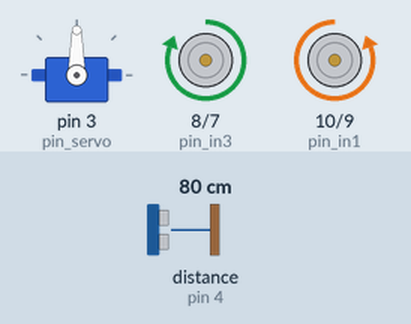
Simulated run of this sketch. Board: Arduino Uno, built with avr-gcc and run on an emulated ATmega328P. Shown: servo, motor-driver pin pairs drawn as motors (green arrow = first pin HIGH = forward, orange = second pin HIGH = backward, longer = more drive). Wiring (inferred from the names in the program): ultrasonic range finder: trigger pin 5; echo pin 4. Inputs (shaded band) come from the test bench; at power-on: distance to the obstacle (sensor on pin 4) 80 cm. The echo pulse lasts 58.3 µs per cm.

Above: at 2.2 s.
2.3 s: distance to the obstacle (sensor on pin 4) set to 18 cm
3.8 s: distance to the obstacle (sensor on pin 4) set to 14 cm
At 4.6 s:
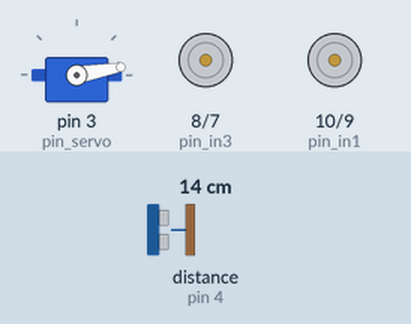
6.8 s: distance to the obstacle (sensor on pin 4) set to 35 cm
At 7.27 s:
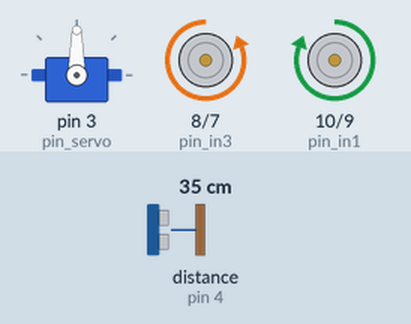
8.9 s: distance to the obstacle (sensor on pin 4) set to 2 cm
At 10.5 s:
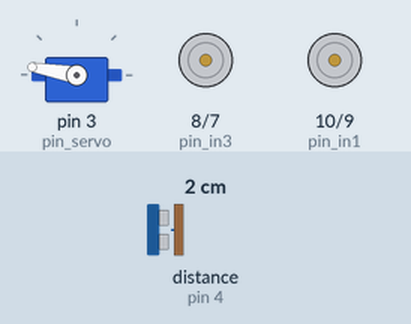
Timing chart, 0 to 12.9 s (numbered marks = the images above; inputs shaded):
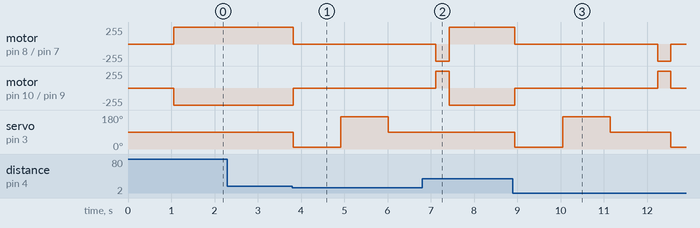

The sketch:

E1.ino
```cpp
/*---------------------------------------------
  Curso de Desarrollo IoT
  Módulo: Starters
  Clase: 8
  Ejercicio: 1

  PINOUT:
  (L298N)
  IN1 -> D10
  IN2 -> D9
  IN3 -> D8
  IN4 -> D7

  (HC-SR04)
  TRIG -> D5
  ECHO -> D4

  (SG90)
  PULSE -> D3
---------------------------------------------*/

#include <Servo.h>

Servo mi_servo;

// Definición de pines para el control de motores
int pin_in1 = 10;
int pin_in2 = 9;
int pin_in3 = 8;
int pin_in4 = 7;

// Definición de pines para el sensor de ultrasonido
int pin_trig = 5;
int pin_echo = 4;

// Definición de pines para el servo
int pin_servo = 3;

// Variables para el cálculo de la distancia
long duracion;
int distancia;

// Variables para el control del servo
int posicion_servo = 90; // Posición inicial del servo

void setup() {
  delay(1000);

  mi_servo.attach(pin_servo);

  pinMode(pin_trig, OUTPUT);
  pinMode(pin_echo, INPUT);

  pinMode(pin_in1, OUTPUT);
  pinMode(pin_in2, OUTPUT);
  pinMode(pin_in3, OUTPUT);
  pinMode(pin_in4, OUTPUT);

  mi_servo.write(posicion_servo);
}

void loop() {
  delay(50);

  distancia = medir_distancia();

  if (distancia < 15) {
    detener_auto();

    // Mirar a la derecha
    mover_servo(10);
    delay(600);
    int distancia_derecha = medir_distancia();

    // Mirar a la izquierda
    mover_servo(170);
    delay(600);
    int distancia_izquierda = medir_distancia();

    // Mirar al frente
    mover_servo(90);
    delay(600);

    if (distancia_izquierda > distancia_derecha) {
      girar_izquierda_auto();
    } else {
      girar_derecha_auto();
    }
  }

  if (distancia > 15) {
    avanzar_auto();
  }
}

void detener_auto() {
  digitalWrite(pin_in1, LOW);
  digitalWrite(pin_in2, LOW);
  digitalWrite(pin_in3, LOW);
  digitalWrite(pin_in4, LOW);
}

void girar_derecha_auto() {
  digitalWrite(pin_in1, HIGH);
  digitalWrite(pin_in2, LOW);
  digitalWrite(pin_in3, LOW);
  digitalWrite(pin_in4, HIGH);
  delay(250);
}

void girar_izquierda_auto() {
  digitalWrite(pin_in1, LOW);
  digitalWrite(pin_in2, HIGH);
  digitalWrite(pin_in3, HIGH);
  digitalWrite(pin_in4, LOW);
  delay(250);
}

void avanzar_auto() {
  digitalWrite(pin_in1, LOW);
  digitalWrite(pin_in2, HIGH);
  digitalWrite(pin_in3, HIGH);
  digitalWrite(pin_in4, LOW);
}

void mover_servo(int angulo) {
  mi_servo.write(angulo);
  delay(500);
}

int medir_distancia() {
  digitalWrite(pin_trig, HIGH);
  delayMicroseconds(10);
  digitalWrite(pin_trig, LOW);

  duracion = pulseIn(pin_echo, HIGH);
  distancia = duracion * 0.034 / 2;

  return distancia;
}
```

Measured:
- the behaviour switches between 16 and 15 cm on distance to the obstacle (sensor on pin 4) (found by bisection; images 0 and 1)
- after the input at 2.3 s, every drawn part: stays the same
- after the input at 3.8 s, motor on pin 8 (pin_in3) / pin 7 (pin_in4): forward 255/255 → stopped at once; motor on pin 10 (pin_in1) / pin 9 (pin_in2): backward 255/255 → stopped at once; servo on pin 3 (pin_servo): 90° → 10° at once, → 170° 1.1 s later, → 90° 1.1 s later
- after the input at 6.8 s, servo on pin 3 (pin_servo): stays 90° (without the input it goes to 10° after 0.62 s)
- after the input at 8.9 s, motor on pin 8 (pin_in3) / pin 7 (pin_in4): forward 255/255 → stopped at once, → backward 255/255 3.3 s later, → stopped 0.30 s later; motor on pin 10 (pin_in1) / pin 9 (pin_in2): backward 255/255 → stopped at once, → forward 255/255 3.3 s later, → stopped 0.30 s later
